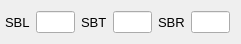
  <widget class="QWidget" name="horizontalLayoutWidget_6">
   <property name="geometry">
    <rect>
     <x>10</x>
     <y>520</y>
     <width>241</width>
     <height>31</height>
    </rect>
   </property>
   <layout class="QHBoxLayout" name="horizontalLayout_6">
    <property name="leftMargin">
     <number>5</number>
    </property>
    <item>
     <widget class="QLabel" name="label_11">
      <property name="font">
       <font>
        <pointsize>10</pointsize>
       </font>
      </property>
      <property name="text">
       <string>SBL</string>
      </property>
     </widget>
    </item>
    <item>
     <widget class="QLineEdit" name="sbl_vol">
      <property name="maximumSize">
       <size>
        <width>40</width>
        <height>16777215</height>
       </size>
      </property>
      <property name="alignment">
       <set>Qt::AlignRight|Qt::AlignTrailing|Qt::AlignVCenter</set>
      </property>
     </widget>
    </item>
    <item>
     <widget class="QLabel" name="label_13">
      <property name="font">
       <font>
        <pointsize>10</pointsize>
       </font>
      </property>
      <property name="text">
       <string>SBT</string>
      </property>
     </widget>
    </item>
    <item>
     <widget class="QLineEdit" name="sbt_vol">
      <property name="maximumSize">
       <size>
        <width>40</width>
        <height>16777215</height>
       </size>
      </property>
      <property name="alignment">
       <set>Qt::AlignRight|Qt::AlignTrailing|Qt::AlignVCenter</set>
      </property>
     </widget>
    </item>
    <item>
     <widget class="QLabel" name="label_17">
      <property name="font">
       <font>
        <pointsize>10</pointsize>
       </font>
      </property>
      <property name="text">
       <string>SBR</string>
      </property>
     </widget>
    </item>
    <item>
     <widget class="QLineEdit" name="sbr_vol">
      <property name="maximumSize">
       <size>
        <width>40</width>
        <height>16777215</height>
       </size>
      </property>
      <property name="alignment">
       <set>Qt::AlignRight|Qt::AlignTrailing|Qt::AlignVCenter</set>
      </property>
     </widget>
    </item>
   </layout>
  </widget>
